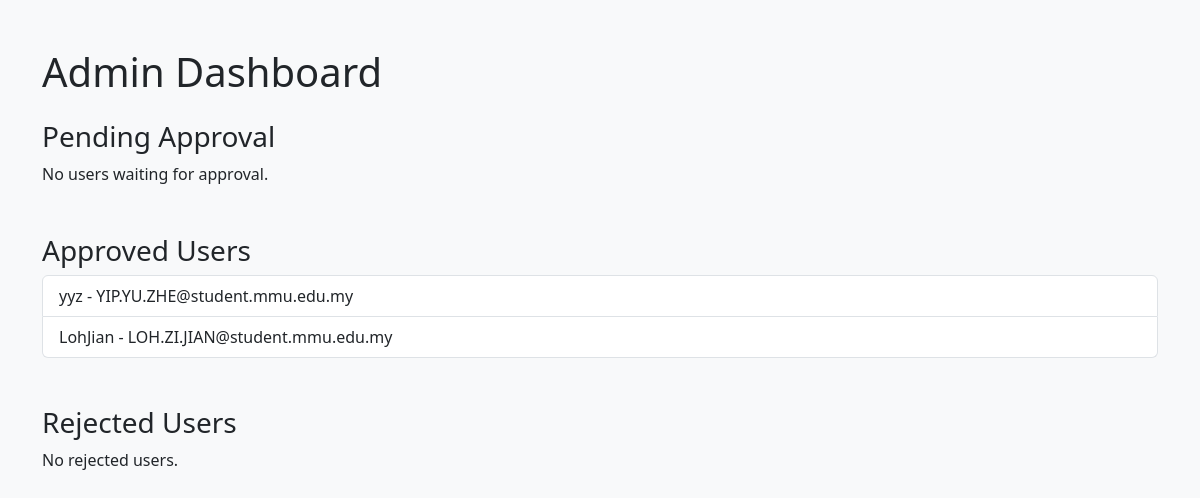
Screenshot of /admin_dashboard (signed in) with the database file from the repository.
### app.py (models this page shows)
class User(db.Model):
    __tablename__ = 'user'
    id = db.Column(db.Integer, primary_key=True)
    username = db.Column(db.String(100), nullable=False)
    email = db.Column(db.String(120), unique=True, nullable=False)
    password = db.Column(db.String(200), nullable=False)
    is_verified = db.Column(db.Boolean, default=False)
    verification_status = db.Column(db.String(100), default="Pending Approval")
    age = db.Column(db.Integer)
    race = db.Column(db.String(50))
    faculty = db.Column(db.String(50))
    sex = db.Column(db.String(10))
    bio = db.Column(db.Text)
    location = db.Column(db.String(100))
    avatar = db.Column(db.String(200), default=app.config['DEFAULT_AVATAR_PATH'])
    likes_received = db.relationship("Like", foreign_keys="Like.target_user_id", backref="target_user")
    loves_received = db.relationship("Love", foreign_keys="Love.target_user_id", backref="target_user")
    sent_messages = db.relationship('Message', foreign_keys='Message.sender_id', backref='sender')
    received_messages = db.relationship('Message', foreign_keys='Message.receiver_id', backref='receiver')
    last_login = db.Column(db.DateTime, default=datetime.utcnow)
    login_count = db.Column(db.Integer, default=0)

### app.py (the view)
@app.route('/admin_dashboard')
def admin_dashboard():
    if not session.get('admin_logged_in'):
        return redirect('/admin_login')
    pending_approval_users = User.query.filter(
        User.verification_status == "Pending Approval",
        User.faculty.isnot(None),
        User.age.isnot(None),
        User.sex.isnot(None),
        ~User.avatar.endswith('default_avatar.jpg')
    ).all()
    verified_users = User.query.filter(User.verification_status == "Approved").all()
    rejected_users = User.query.filter(User.verification_status == "Rejected").all()
    return render_template('admin_dashboard.html', pending_users=pending_approval_users, verified_users=verified_users, rejected_users=rejected_users)

### app.py (called while the page is built)
@app.before_request
def before_request():
    if 'session_id' not in session:
        session['session_id'] = secrets.token_hex(16)

@app.context_processor
def inject_user_and_notifications():
    user = None
    unread_count = 0
    if 'user_id' in session:
        user_id = session['user_id']
        user = User.query.get(user_id)
        unread_count = Notification.query.filter_by(user_id=user_id, is_read=False).count()
    return dict(user=user, unread_count=unread_count)

@app.context_processor   #pass current_user to render_template() again and always available in base.html
def inject_current_user():
    user_id = session.get('user_id')
    if user_id:
        current_user = User.query.get(user_id)
        return dict(current_user=current_user)
    return dict(current_user=None)

### website/templates/admin_dashboard.html (shortened to what this page needs)
<!DOCTYPE html>
<html lang="en">
<head>
    <link rel="stylesheet" href="https://cdn.jsdelivr.net/npm/bootstrap@5.3.0/dist/css/bootstrap.min.css">
</head>
<body class="bg-light">
    <div class="container mt-5">
        <h1 class="mb-4">Admin Dashboard</h1>
        <h3>Pending Approval</h3>
        {% if pending_users %}
        <table class="table table-bordered table-hover align-middle">
            <thead class="table-secondary">
                <tr>
                    <th>Username</th>
                    <th>Email</th>
                    <th>Faculty</th>
                    <th>Sex</th>
                    <th>Age</th>
                    <th class="avatar-cell">Avatar</th>
                    <th>Action</th>
                </tr>
            </thead>
            <tbody>
                {% for user in pending_users %}
                <tr>
                    <td>{{ user.username }}</td>
                    <td>{{ user.email }}</td>
                    <td>{{ user.faculty }}</td>
                    <td>{{ user.sex }}</td>
                    <td>{{ user.age }}</td>
                    <td class="avatar-cell">
                        {% if user.avatar and 'default_avatar.jpg' not in user.avatar %}
                        <img src="{{ url_for('static', filename='uploads/user_avatars/' ~ user.avatar) }}"
                            alt="{{ user.username }}"
                            class="avatar-img">
                        {% else %}
                        <img src="{{ url_for('static', filename='images/default_avatar.jpg') }}"
                            alt="Default avatar"
                            class="avatar-img">
                        {% endif %}
                    </td>
                    <td>
                        <form action="/approve/{{ user.id }}" method="POST" style="display:inline-block;">
                            <button type="submit" class="btn btn-success btn-sm">Approve</button>
                        </form>
                        <form action="/reject/{{ user.id }}" method="POST" style="display:inline-block;">
                            <button type="submit" class="btn btn-danger btn-sm">Reject</button>
                        </form>
                    </td>
                </tr>
                {% endfor %}
            </tbody>
        </table>
        {% else %}
        <p>No users waiting for approval.</p>
        {% endif %}
        <h3 class="mt-5">Approved Users</h3>
        {% if verified_users %}
        <ul class="list-group">
            {% for user in verified_users %}
            <li class="list-group-item">{{ user.username }} - {{ user.email }}</li>
            {% endfor %}
        </ul>
        {% else %}
        <p>No approved users yet.</p>
        {% endif %}
        <h3 class="mt-5">Rejected Users</h3>
        {% if rejected_users %}
        <ul class="list-group">
            {% for user in rejected_users %}
            <li class="list-group-item">{{ user.username }} - {{ user.email }}</li>
            {% endfor %}
        </ul>
        {% else %}
        <p>No rejected users.</p>
        {% endif %}
    </div>
</body>
</html>

### rows the page displays
User: username "yyz", email "YIP.YU.ZHE@student.mmu.edu.my"
User: username "LohJian", email "LOH.ZI.JIAN@student.mmu.edu.my"
